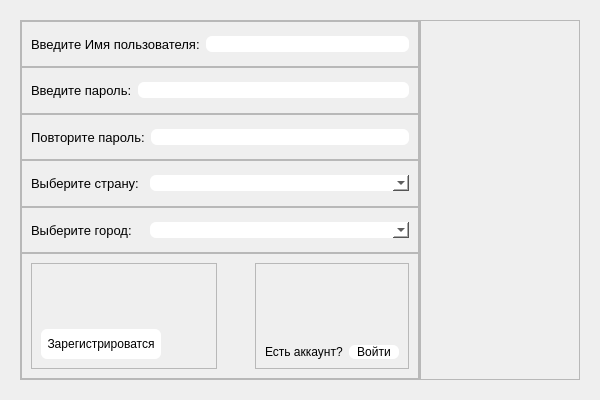
<?xml version="1.0" encoding="UTF-8"?>
<ui version="4.0">
 <class>Dialog</class>
 <widget class="QDialog" name="Dialog">
  <property name="geometry">
   <rect>
    <x>0</x>
    <y>0</y>
    <width>600</width>
    <height>400</height>
   </rect>
  </property>
  <property name="minimumSize">
   <size>
    <width>600</width>
    <height>400</height>
   </size>
  </property>
  <property name="maximumSize">
   <size>
    <width>600</width>
    <height>400</height>
   </size>
  </property>
  <property name="windowTitle">
   <string>Регистрация</string>
  </property>
  <widget class="QWidget" name="widget" native="true">
   <property name="geometry">
    <rect>
     <x>20</x>
     <y>20</y>
     <width>560</width>
     <height>360</height>
    </rect>
   </property>
   <property name="minimumSize">
    <size>
     <width>560</width>
     <height>360</height>
    </size>
   </property>
   <property name="styleSheet">
    <string notr="true">background: rgb(115, 115, 173);\n
border-radius: 6px;\n
</string>
   </property>
   <layout class="QHBoxLayout" name="horizontalLayout">
    <property name="spacing">
     <number>0</number>
    </property>
    <property name="leftMargin">
     <number>0</number>
    </property>
    <property name="topMargin">
     <number>0</number>
    </property>
    <property name="rightMargin">
     <number>0</number>
    </property>
    <property name="bottomMargin">
     <number>0</number>
    </property>
    <item>
     <widget class="QFrame" name="main_frame">
      <property name="minimumSize">
       <size>
        <width>400</width>
        <height>0</height>
       </size>
      </property>
      <property name="maximumSize">
       <size>
        <width>400</width>
        <height>16777215</height>
       </size>
      </property>
      <property name="frameShape">
       <enum>QFrame::StyledPanel</enum>
      </property>
      <property name="frameShadow">
       <enum>QFrame::Raised</enum>
      </property>
      <layout class="QVBoxLayout" name="verticalLayout">
       <property name="spacing">
        <number>0</number>
       </property>
       <property name="leftMargin">
        <number>0</number>
       </property>
       <property name="topMargin">
        <number>0</number>
       </property>
       <property name="rightMargin">
        <number>0</number>
       </property>
       <property name="bottomMargin">
        <number>0</number>
       </property>
       <item>
        <widget class="QFrame" name="nickname">
         <property name="frameShape">
          <enum>QFrame::StyledPanel</enum>
         </property>
         <property name="frameShadow">
          <enum>QFrame::Raised</enum>
         </property>
         <layout class="QHBoxLayout" name="horizontalLayout_2">
          <item>
           <widget class="QLabel" name="label_nickname">
            <property name="font">
             <font>
              <pointsize>10</pointsize>
             </font>
            </property>
            <property name="text">
             <string>Введите Имя пользователя:</string>
            </property>
           </widget>
          </item>
          <item>
           <widget class="QLineEdit" name="nickname_edit">
            <property name="styleSheet">
             <string notr="true">background: white;
border-radius:6px</string>
            </property>
            <property name="maxLength">
             <number>20</number>
            </property>
           </widget>
          </item>
         </layout>
        </widget>
       </item>
       <item>
        <widget class="QFrame" name="password">
         <property name="frameShape">
          <enum>QFrame::StyledPanel</enum>
         </property>
         <property name="frameShadow">
          <enum>QFrame::Raised</enum>
         </property>
         <layout class="QHBoxLayout" name="horizontalLayout_3">
          <item>
           <widget class="QLabel" name="label">
            <property name="font">
             <font>
              <pointsize>10</pointsize>
             </font>
            </property>
            <property name="text">
             <string>Введите пароль:</string>
            </property>
           </widget>
          </item>
          <item>
           <widget class="QLineEdit" name="password_edit">
            <property name="minimumSize">
             <size>
              <width>0</width>
              <height>0</height>
             </size>
            </property>
            <property name="styleSheet">
             <string notr="true">background: white;
border-radius:6px</string>
            </property>
            <property name="maxLength">
             <number>35</number>
            </property>
            <property name="echoMode">
             <enum>QLineEdit::Password</enum>
            </property>
           </widget>
          </item>
         </layout>
        </widget>
       </item>
       <item>
        <widget class="QFrame" name="double_pass">
         <property name="frameShape">
          <enum>QFrame::StyledPanel</enum>
         </property>
         <property name="frameShadow">
          <enum>QFrame::Raised</enum>
         </property>
         <layout class="QHBoxLayout" name="horizontalLayout_5">
          <item>
           <widget class="QLabel" name="label_3">
            <property name="font">
             <font>
              <pointsize>10</pointsize>
             </font>
            </property>
            <property name="text">
             <string>Повторите пароль:</string>
            </property>
           </widget>
          </item>
          <item>
           <widget class="QLineEdit" name="sec_password_edit">
            <property name="minimumSize">
             <size>
              <width>0</width>
              <height>0</height>
             </size>
            </property>
            <property name="styleSheet">
             <string notr="true">background: white;
border-radius:6px</string>
            </property>
            <property name="maxLength">
             <number>35</number>
            </property>
            <property name="echoMode">
             <enum>QLineEdit::Password</enum>
            </property>
           </widget>
          </item>
         </layout>
        </widget>
       </item>
       <item>
        <widget class="QFrame" name="country">
         <property name="frameShape">
          <enum>QFrame::StyledPanel</enum>
         </property>
         <property name="frameShadow">
          <enum>QFrame::Raised</enum>
         </property>
         <layout class="QHBoxLayout" name="horizontalLayout_6">
          <item>
           <widget class="QLabel" name="label_4">
            <property name="maximumSize">
             <size>
              <width>113</width>
              <height>16777215</height>
             </size>
            </property>
            <property name="font">
             <font>
              <pointsize>10</pointsize>
             </font>
            </property>
            <property name="text">
             <string>Выберите страну:</string>
            </property>
           </widget>
          </item>
          <item>
           <widget class="QComboBox" name="country_combo">
            <property name="cursor">
             <cursorShape>PointingHandCursor</cursorShape>
            </property>
            <property name="styleSheet">
             <string notr="true">background: white;
border-radius:6px</string>
            </property>
            <property name="editable">
             <bool>false</bool>
            </property>
           </widget>
          </item>
         </layout>
        </widget>
       </item>
       <item>
        <widget class="QFrame" name="city">
         <property name="frameShape">
          <enum>QFrame::StyledPanel</enum>
         </property>
         <property name="frameShadow">
          <enum>QFrame::Raised</enum>
         </property>
         <layout class="QHBoxLayout" name="horizontalLayout_7">
          <item>
           <widget class="QLabel" name="label_5">
            <property name="maximumSize">
             <size>
              <width>113</width>
              <height>16777215</height>
             </size>
            </property>
            <property name="font">
             <font>
              <pointsize>10</pointsize>
             </font>
            </property>
            <property name="text">
             <string>Выберите город:</string>
            </property>
           </widget>
          </item>
          <item>
           <widget class="QComboBox" name="city_combo">
            <property name="cursor">
             <cursorShape>PointingHandCursor</cursorShape>
            </property>
            <property name="styleSheet">
             <string notr="true">background: white;
border-radius:6px</string>
            </property>
           </widget>
          </item>
         </layout>
        </widget>
       </item>
       <item>
        <widget class="QFrame" name="accept">
         <property name="frameShape">
          <enum>QFrame::StyledPanel</enum>
         </property>
         <property name="frameShadow">
          <enum>QFrame::Raised</enum>
         </property>
         <layout class="QHBoxLayout" name="horizontalLayout_8">
          <item>
           <widget class="QFrame" name="frame_2">
            <property name="frameShape">
             <enum>QFrame::StyledPanel</enum>
            </property>
            <property name="frameShadow">
             <enum>QFrame::Raised</enum>
            </property>
            <layout class="QVBoxLayout" name="verticalLayout_3">
             <item alignment="Qt::AlignTop">
              <widget class="QLabel" name="err_label">
               <property name="minimumSize">
                <size>
                 <width>0</width>
                 <height>50</height>
                </size>
               </property>
               <property name="styleSheet">
                <string notr="true">color: red;</string>
               </property>
               <property name="lineWidth">
                <number>1</number>
               </property>
               <property name="text">
                <string/>
               </property>
               <property name="wordWrap">
                <bool>true</bool>
               </property>
              </widget>
             </item>
             <item alignment="Qt::AlignTop">
              <widget class="QPushButton" name="btn_register">
               <property name="minimumSize">
                <size>
                 <width>0</width>
                 <height>30</height>
                </size>
               </property>
               <property name="maximumSize">
                <size>
                 <width>120</width>
                 <height>16777215</height>
                </size>
               </property>
               <property name="cursor">
                <cursorShape>PointingHandCursor</cursorShape>
               </property>
               <property name="styleSheet">
                <string notr="true">background: white;
border-radius:6px</string>
               </property>
               <property name="text">
                <string>Зарегистрироватся</string>
               </property>
              </widget>
             </item>
            </layout>
           </widget>
          </item>
          <item alignment="Qt::AlignRight">
           <widget class="QFrame" name="frame">
            <property name="frameShape">
             <enum>QFrame::StyledPanel</enum>
            </property>
            <property name="frameShadow">
             <enum>QFrame::Raised</enum>
            </property>
            <layout class="QHBoxLayout" name="horizontalLayout_9">
             <item alignment="Qt::AlignRight|Qt::AlignBottom">
              <widget class="QLabel" name="label_6">
               <property name="text">
                <string>Есть аккаунт?</string>
               </property>
              </widget>
             </item>
             <item alignment="Qt::AlignBottom">
              <widget class="QPushButton" name="btn_logIn">
               <property name="minimumSize">
                <size>
                 <width>50</width>
                 <height>0</height>
                </size>
               </property>
               <property name="cursor">
                <cursorShape>PointingHandCursor</cursorShape>
               </property>
               <property name="styleSheet">
                <string notr="true">background: white;
border-radius:6px</string>
               </property>
               <property name="text">
                <string>Войти</string>
               </property>
              </widget>
             </item>
            </layout>
           </widget>
          </item>
         </layout>
        </widget>
       </item>
      </layout>
     </widget>
    </item>
    <item>
     <widget class="QFrame" name="sub_frame">
      <property name="frameShape">
       <enum>QFrame::StyledPanel</enum>
      </property>
      <property name="frameShadow">
       <enum>QFrame::Raised</enum>
      </property>
     </widget>
    </item>
   </layout>
  </widget>
 </widget>
 <resources/>
 <connections/>
</ui>
